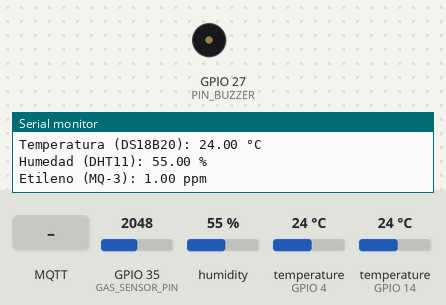
Bench run of a sketch on a simulated ESP32. Parts: buzzer (waves = sounding, pin HIGH), the last lines printed to the serial monitor. The inputs (shaded band) are chosen by the test bench; at power-on: GPIO 35 (GAS_SENSOR_PIN) = 2048, humidity 55 %, temperature (sensors on GPIO 4, GPIO 14) 24 °C. WiFi joins after 1.5 s; servers stay silent unless stated; storage starts empty; no MQTT or app messages arrive unless stated.

Above: at 2.7 s.
2.8 s: MQTT message "ON" arrives on the first subscribed topic
At 6.5 s:
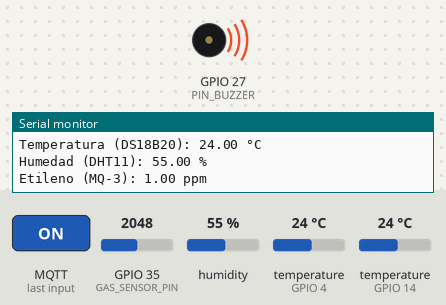
7.0 s: GPIO 35 (GAS_SENSOR_PIN) set to 1695
12.0 s: GPIO 35 (GAS_SENSOR_PIN) set to 1600
At 15.0 s:
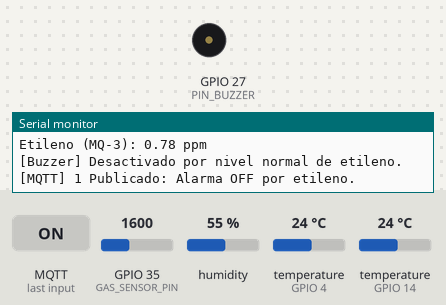
17.1 s: MQTT message "1" arrives on the first subscribed topic
At 17.9 s:
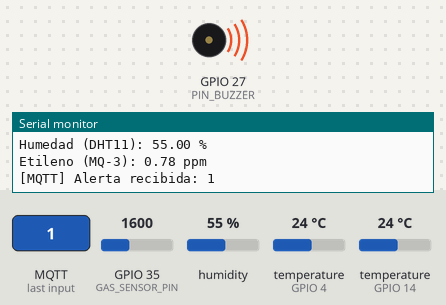
19.1 s: MQTT message "0" arrives on the first subscribed topic
Timing chart, 0 to 26.8 s (numbered marks = the images above; inputs shaded):
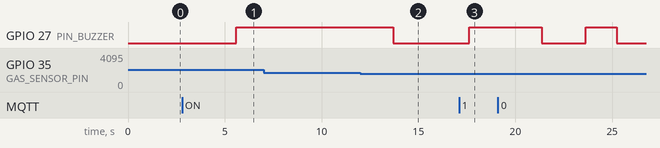

The sketch:

codigoSp32.ino
```cpp
#include <Arduino.h>
#include <WiFi.h>
#include <ESPAsyncWebServer.h>
#include <SPIFFS.h>
#include <PubSubClient.h>
#include <OneWire.h>
#include <DallasTemperature.h>
#include <DHT.h>

// -------------------- Configuración de pines y sensores ---------------------
#define ONE_WIRE_BUS 4        // DS18B20
#define DHTPIN 14             // DHT11
#define DHTTYPE DHT11
#define PIN_BUZZER 27
#define GAS_SENSOR_PIN 35     // Entrada analógica para sensor de gas (MQ-3 para etileno)
#define DEVICE_DISCONNECTED_C -127.0
#define ETHYLENE_THRESHOLD 0.80 // Umbral de etileno en ppm

OneWire oneWire(ONE_WIRE_BUS);
DallasTemperature ds18b20(&oneWire);
DHT dht(DHTPIN, DHTTYPE);

// -------------------- Configuración de red y MQTT ---------------------
const char* ssid = "Santiago's S24";
const char* password = "87654321";
const char* mqtt_server = "192.168.89.140"; // IP del Raspberry Pi con Mosquitto
const int mqtt_port = 1883;
const char* mqtt_client_id = "ESP32_Fruit_Monitor";
const char* mqtt_data_topic = "sensors/data";
const char* mqtt_alarm_topic = "sensors/alarm";

// -------------------- Variables globales ---------------------
float temperaturaDS18B20 = 0.0;
float humedadDHT11 = 0.0;
float ethylenePPM = 0.0;
int alarmState = 0;

// -------------------- Temporizadores ---------------------
unsigned long ultimoIntentoMQTT = 0;
const unsigned long intervaloMQTT = 5000;
unsigned long ultimoIntentoConexion = 0;
const unsigned long intervaloReconexion = 60000;
const unsigned long INTERVALO_PUBLICACION_MQTT = 10000; // 10 segundos
unsigned long ultimaPublicacionMQTT = 0;

// -------------------- Clientes ---------------------
AsyncWebServer server(80);
WiFiClient espClient;
PubSubClient client(espClient);

// -------------------- WiFi ---------------------
void checkWiFiConnection() {
  if (WiFi.status() != WL_CONNECTED) {
    Serial.println("[WiFi] Desconectado. Reintentando...");
    if (millis() - ultimoIntentoConexion >= intervaloReconexion) {
      WiFi.disconnect(true);
      WiFi.mode(WIFI_OFF);
      delay(1000);
      WiFi.mode(WIFI_STA);
      WiFi.begin(ssid, password);
      unsigned long startAttemptTime = millis();
      while (WiFi.status() != WL_CONNECTED && millis() - startAttemptTime < 15000) {
        delay(500);
        Serial.print(".");
      }
      ultimoIntentoConexion = millis();
      if (WiFi.status() == WL_CONNECTED) {
        Serial.println("\n[WiFi] Conectado!");
        Serial.print("[WiFi] IP: ");
        Serial.println(WiFi.localIP());
      } else {
        Serial.println("\n[WiFi] Error de conexión.");
      }
    }
  }
}

// -------------------- MQTT ---------------------
void intentarReconectarMQTT() {
  if (!client.connected() && millis() - ultimoIntentoMQTT > intervaloMQTT) {
    Serial.println("[MQTT] Intentando conectar...");
    if (client.connect(mqtt_client_id)) {
      Serial.println("[MQTT] Conectado al broker.");
      client.subscribe(mqtt_alarm_topic);
    } else {
      Serial.print("[MQTT] Falló conexión. Código: ");
      Serial.println(client.state());
    }
    ultimoIntentoMQTT = millis();
  }
}

void callback(char* topic, byte* payload, unsigned int length) {
  String message;
  for (int i = 0; i < length; i++) {
    message += (char)payload[i];
  }
  if (String(topic) == mqtt_alarm_topic) {
    if (message == "OFF") {
      digitalWrite(PIN_BUZZER, LOW);
      alarmState = 0;
      Serial.println("[MQTT] Alarma desactivada.");
    } else if (message == "ON") {
      digitalWrite(PIN_BUZZER, HIGH);
      alarmState = 1;
      Serial.println("[MQTT] Alarma activada.");
    } else {
      // Manejar mensajes de alerta de texto (enviados por Gemini API)
      Serial.println("[MQTT] Alerta recibida: " + message);
      digitalWrite(PIN_BUZZER, HIGH);
      alarmState = 1;
      // Apagar la alarma después de 5 segundos
      delay(5000);
      digitalWrite(PIN_BUZZER, LOW);
      alarmState = 0;
      client.publish(mqtt_alarm_topic, "OFF");
    }
  }
}

// -------------------- Tarea: Lectura de sensores ---------------------
void tareaLecturaSensores(void *parameter) {
  for (;;) {
    // Leer temperatura (DS18B20)
    ds18b20.requestTemperatures();
    float temp = ds18b20.getTempCByIndex(0);
    if (temp == DEVICE_DISCONNECTED_C) {
      Serial.println("[DS18B20] Sensor no detectado.");
    } else {
      temperaturaDS18B20 = temp;
      Serial.print("Temperatura (DS18B20): ");
      Serial.print(temperaturaDS18B20);
      Serial.println(" °C");
    }

    // Leer humedad (DHT11)
    humedadDHT11 = dht.readHumidity();
    if (isnan(humedadDHT11)) {
      Serial.println("[DHT11] Error al leer la humedad.");
    } else {
      Serial.print("Humedad (DHT11): ");
      Serial.print(humedadDHT11);
      Serial.println(" %");
    }

    // Leer sensor de gas (MQ-3 para etileno)
    int valorGas = analogRead(GAS_SENSOR_PIN);
    // Convertir a PPM (ajustar según calibración del sensor MQ-3)
    ethylenePPM = (valorGas / 4095.0) * 2.0; // Ejemplo: escalar a 0-2 ppm
    Serial.print("Etileno (MQ-3): ");
    Serial.print(ethylenePPM);
    Serial.println(" ppm");

    // Activar buzzer si el etileno excede el umbral
if (ethylenePPM <= ETHYLENE_THRESHOLD && alarmState == 1) {
  digitalWrite(PIN_BUZZER, LOW);
  alarmState = 0;
  Serial.println("[Buzzer] Desactivado por nivel normal de etileno.");
  if (client.connected()) {
    client.publish(mqtt_alarm_topic, "OFF");
    Serial.println("[MQTT] 1 Publicado: Alarma OFF por etileno.");
  }
}

    vTaskDelay(pdMS_TO_TICKS(3000));
  }
}

// -------------------- Tarea: Comunicaciones (WiFi y MQTT) ---------------------
void tareaComunicaciones(void *parameter) {
  for (;;) {
    checkWiFiConnection();
    intentarReconectarMQTT();
    client.loop();

    unsigned long ahora = millis();
    if (ahora - ultimaPublicacionMQTT >= INTERVALO_PUBLICACION_MQTT) {
      ultimaPublicacionMQTT = ahora;

      // Crear JSON con los datos
      String payload = "{";
      payload += "\"temperature\":" + String(temperaturaDS18B20, 2) + ",";
      payload += "\"humidity\":" + String(humedadDHT11, 2) + ",";
      payload += "\"ethylene\":" + String(ethylenePPM, 2) + ",";
      payload += "\"alarm\":" + String(alarmState);
      payload += "}";

      // Publicar JSON
      if (client.connected()) {
        client.publish(mqtt_data_topic, payload.c_str());
        Serial.println("[MQTT] Publicado JSON: " + payload);
      } else {
        Serial.println("[MQTT] No conectado, no se pudo publicar.");
      }
    }

    vTaskDelay(pdMS_TO_TICKS(1000));
  }
}

// -------------------- Setup ---------------------
void setup() {
  Serial.begin(9600);

  // Inicializar sensores
  dht.begin();
  ds18b20.begin();

  // Configurar pines
  pinMode(PIN_BUZZER, OUTPUT);
  pinMode(GAS_SENSOR_PIN, INPUT);

  // Inicializar SPIFFS
  if (!SPIFFS.begin(true)) {
    Serial.println("Error al montar SPIFFS");
    return;
  }

  // Conectar a WiFi
  WiFi.begin(ssid, password);
  Serial.print("[WiFi] Conectando...");
  unsigned long tInicio = millis();
  while (WiFi.status() != WL_CONNECTED && millis() - tInicio < 20000) {
    delay(500);
    Serial.print(".");
  }
  if (WiFi.status() == WL_CONNECTED) {
    Serial.println("\n[WiFi] Conectado.");
    Serial.print("[WiFi] IP: ");
    Serial.println(WiFi.localIP());
  } else {
    Serial.println("\n[WiFi] No se pudo conectar.");
  }

  // Configurar MQTT
  client.setServer(mqtt_server, mqtt_port);
  client.setCallback(callback);

  // -------------------- Servidor Web ---------------------
  server.on("/", HTTP_GET, [](AsyncWebServerRequest *request) {
    request->send(SPIFFS, "/index.html", "text/html");
  });

  server.on("/disableAlarm", HTTP_GET, [](AsyncWebServerRequest *request) {
    digitalWrite(PIN_BUZZER, LOW);
    alarmState = 0;
    client.publish(mqtt_alarm_topic, "OFF");
    request->send(200, "text/plain", "Alarma desactivada");
  });

  server.on("/enableAlarm", HTTP_GET, [](AsyncWebServerRequest *request) {
    digitalWrite(PIN_BUZZER, HIGH);
    alarmState = 1;
    client.publish(mqtt_alarm_topic, "ON");
    request->send(200, "text/plain", "Alarma activada");
  });

  server.begin();

  // -------------------- Tareas en núcleos ---------------------
  xTaskCreatePinnedToCore(tareaLecturaSensores, "TareaSensores", 2048, NULL, 1, NULL, 1);
  xTaskCreatePinnedToCore(tareaComunicaciones, "TareaComunicacion", 4096, NULL, 1, NULL, 0);
}

// -------------------- Loop vacío ---------------------
void loop() {
  // Todo está en tareas
}
```

Measured:
- the behaviour switches between 1638 and 1637 on GPIO 35 (GAS_SENSOR_PIN) (found by bisection; images 1 and 2)
- after the input at 2.8 s, GPIO 27 (PIN_BUZZER): LOW → HIGH after 2.8 s
- after the input at 12.0 s, GPIO 27 (PIN_BUZZER): HIGH → LOW after 1.7 s
- after the input at 17.1 s, GPIO 27 (PIN_BUZZER): LOW → HIGH after 0.52 s
